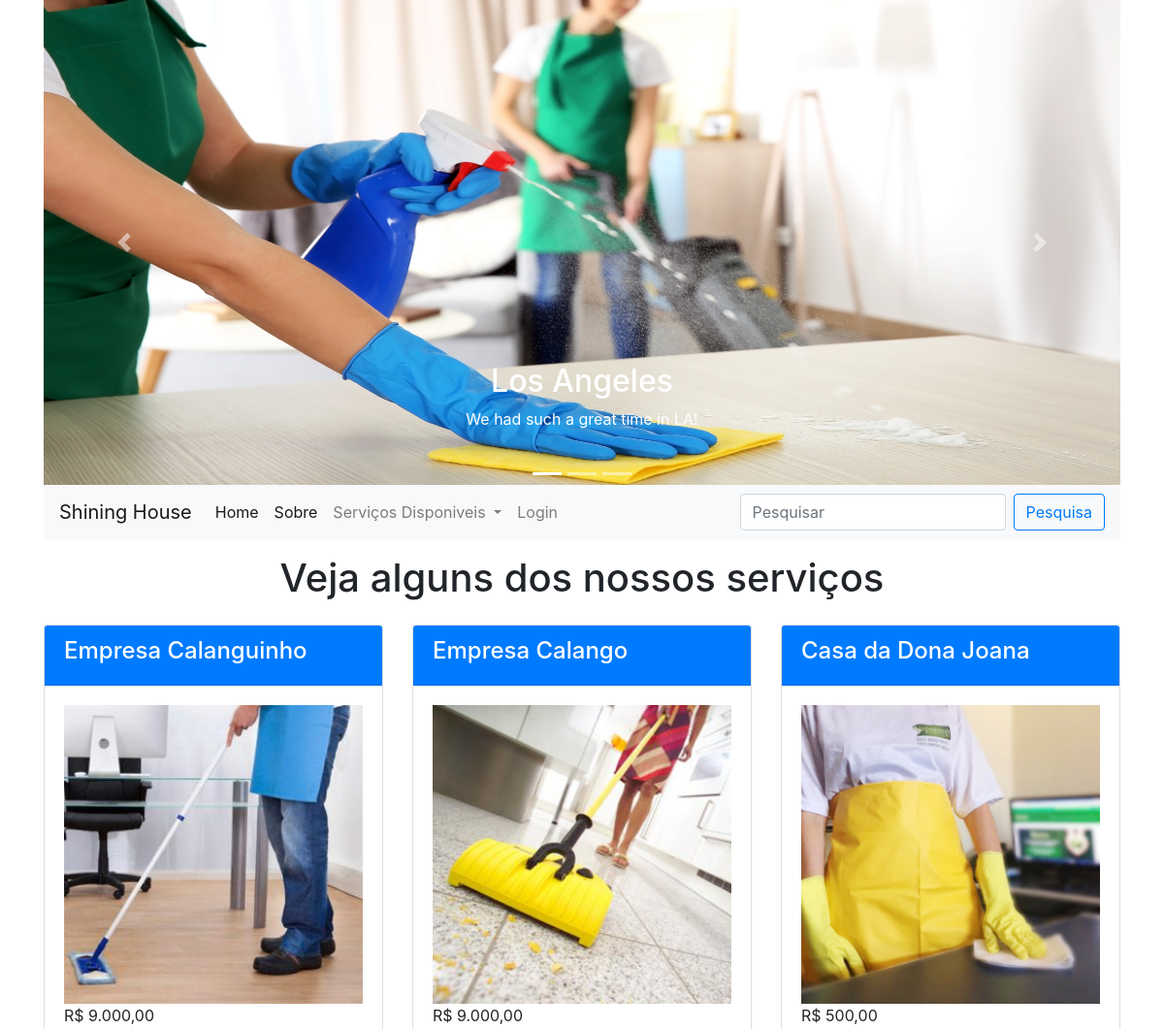
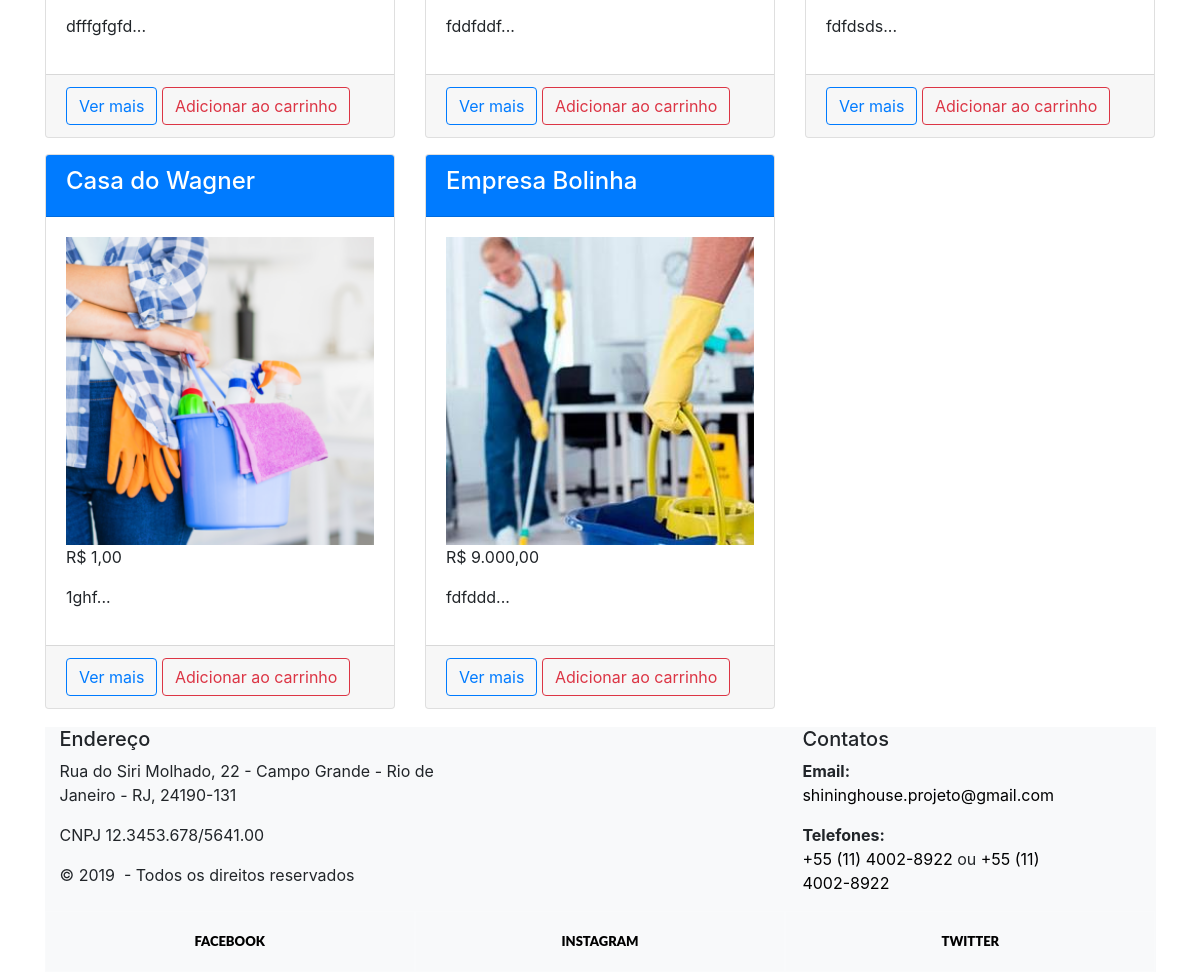
The page / on the database its author committed (2 pictures, top to bottom).
### tables this page shows
CREATE TABLE `produto` (
  `idproduto` int(11) NOT NULL,
  `titulo` varchar(50) NOT NULL,
  `descricao` longtext NOT NULL,
  `preco` float NOT NULL,
  `totalavaliacao` int(11) NOT NULL,
  `somaavaliacao` int(11) NOT NULL,
  `imagem` varchar(50) NOT NULL,
  `categoria` varchar(30) NOT NULL
);

### index.php (the view, shortened to what this page needs)
<?php
  include "anterior.php";
?>
<h1 class="text-center mt-3">Veja alguns dos nossos serviços</h1>
<div class="row">
  <?php
    include "banco.php";
    $query = "select * from produto order by rand() limit 12";
    $exec = mysqli_query($con, $query);
    while($p = mysqli_fetch_array($exec)){
      $titulo = $p['titulo'];
      $iproduto = $p['idproduto'];
      $preco = $p['preco'];
      $preco = number_format($preco, 2,',','.');
      $imagem = $p['imagem'];
      $descricao = $p['descricao'];
      $descricao = substr($descricao,0,50);
      echo "
       <div class='col-xs-12 col-md-6 col-lg-4 mt-3'>
           <div class='card'>
               <div class='card-header bg-primary text-white'>
               <h4>$titulo</h4>
           </div>
           <div class='card-body'>
               <img src='produtos/$imagem' style='width:100%' />
               <p>R$ $preco </p>
               <p>$descricao...</p>
           </div>
           <div class='card-footer'>
               <a href='produto.php?id=$iproduto' class='btn btn-outline-primary'>
               Ver mais
               </a>
               <a href='carrinho.php?id=$iproduto' class='btn btn-outline-danger'>
               Adicionar ao carrinho
               </a>
            </div>
          </div>
       </div>
      ";
    }
  ?>
<?php
  include "posterior.php";
?>

### anterior.php (shortened to what this page needs)
<!doctype html>
<html lang="pt-br">
<head>
  <link rel="stylesheet" href="https://stackpath.bootstrapcdn.com/bootstrap/4.1.3/css/bootstrap.min.css">
  <link rel="stylesheet" href="https://maxcdn.bootstrapcdn.com/bootstrap/4.3.1/css/bootstrap.min.css">
</head>
<body>
  <div class="container">
    <header>
      <div id="demo" class="carousel slide" data-ride="carousel">
        <ul class="carousel-indicators">
          <li data-target="#demo" data-slide-to="0" class="active"></li>
          <li data-target="#demo" data-slide-to="1"></li>
          <li data-target="#demo" data-slide-to="2"></li>
        </ul>
        <div class="carousel-inner">
          <div class="carousel-item active">
            <img src="imagem/n11.jpg" alt="Los Angeles" width="1200" height="500">
            <div class="carousel-caption">
              <h2>Los Angeles</h2>
              <p>We had such a great time in LA!</p>
            </div>
          </div>
        </div>
        <a class="carousel-control-prev" href="#demo" data-slide="prev">
          <span class="carousel-control-prev-icon"></span>
        </a>
        <a class="carousel-control-next" href="#demo" data-slide="next">
          <span class="carousel-control-next-icon"></span>
        </a>
      </div>
    </header>
    <nav>
      <?php
      include "menu.php";
      ?>
    </nav>
    <section>

### menu.php (shortened to what this page needs)
<nav class="navbar navbar-expand-lg navbar-light bg-light">
  <a class="navbar-brand" href="#">Shining House</a>
  <div class="collapse navbar-collapse" id="navbarSupportedContent">
    <ul class="navbar-nav mr-auto">
      <li class="nav-item active">
        <a class="nav-link" href="index.php">Home <span class="sr-only">(current)</span></a>
      </li>
      <li class="nav-item active">
        <a class="nav-link" href="sobre.php">Sobre <span class="sr-only">(current)</span></a>
      </li>
      <li class="nav-item dropdown">
        <a class="nav-link dropdown-toggle" href="#" id="navbarDropdown" role="button" data-toggle="dropdown" aria-haspopup="true" aria-expanded="false">
          Serviços Disponiveis
        </a>
        <?php
        if (empty($_COOKIE['nivel'])) {
          ?>
      <li class="nav-item">
        <a href="#" data-toggle="modal" data-target="#exampleModal" class="nav-link">Login</a>
      </li>
    <?php } ?>
    </ul>
    <form class="form-inline my-2 my-lg-0" action="pesquisa.php" method="get">
      <input class="form-control mr-sm-2" type="search" placeholder="Pesquisar" aria-label="Search" name="q">
      <button class="btn btn-outline-primary my-2 my-sm-0" type="submit">Pesquisa</button>
    </form>
  </div>
</nav>

### posterior.php (shortened to what this page needs)
</section>
        </div>
        </body>
        </html>
        <footer>
        <nav>
      <?php
      include "rodape.php";
      ?>
    </nav>
        </footer>

### rodape.php (shortened to what this page needs)
<div class="rodape">
  <footer class="section footer-classic context-light bg-light" style="background: #2d3246;">
    <div class="container">
      <div class="row row-30">
        <div class="col-md-4 col-xl-5">
          <div class="pr-xl-4"><a class="brand"></a>
            <h5>Endereço</h5>
            <p>Rua do Siri Molhado, 22 - Campo Grande - Rio de Janeiro - RJ, 24190-131</p>
            <p>CNPJ 12.3453.678/5641.00 </p>
            <p class="rights"><span>© </span><span class="copyright-year">2019</span><span> </span> - <span>Todos os direitos reservados</span><span> </span></p>
          </div>
        </div>
        <div class="col-md-3">
          <h5>Contatos</h5>
          <dl class="contact-list">
            <dt>Email:</dt>
            <dd><a href="mailto:#">shininghouse.projeto@gmail.com</a></dd>
          </dl>
          <dl class="contact-list">
            <dt>Telefones:</dt>
            <dd><a href="tel:#">+55 (11) 4002-8922</a> <span>ou</span> <a href="tel:#">+55 (11) 4002-8922</a>
            </dd>
          </dl>
        </div>
      </div>
    </div>
    <div class="row no-gutters social-container">
      <div class="col"><a class="social-inner" href="https://pt-br.facebook.com" target="_blank"><span class="icon mdi mdi-facebook"></span><span>Facebook</span></a></div>
      <div class="col"><a class="social-inner" href="#"><span class="icon mdi mdi-instagram" target="_blank"></span><span>instagram</span></a></div>
      <div class="col"><a class="social-inner" href="https://twitter.com/login?lang=pt" target="_blank"><span class="icon mdi mdi-twitter"></span><span>twitter</span></a></div>
    </div>
  </footer>
</div>

### rodape.php (style rules this page uses)
.rodape { width: 1111px; left: 156px; margin: 18px auto 0 auto; height: 50px; }
.context-dark, .bg-gray-dark, .bg-primary { color: rgba(255, 255, 255, 0.8); }
.col-md-3 { left: 280px; }
.footer-classic a, .footer-classic a:focus, .footer-classic a:active { color: #000000; }
ul, ol { list-style: none; padding: 0; margin: 0; }
.social-inner { display: flex; flex-direction: column; align-items: center; width: 100%; padding: 23px; font: 900 13px/1 "Lato", -apple-system, BlinkMacSystemFont, "Segoe UI", Roboto, "Helvetica Neue", Arial, sans-serif; text-transform: uppercase; color: rgba(255, 255, 255, 0.5); }
.social-container .col { border: 1px solid rgba(255, 255, 255, 0.1); }

### rows shown on the page
produto: titulo "Empresa Calanguinho", imagem (picture), preco "9.000,00", descricao "dfffgfgfd"
produto: titulo "Empresa Calango", imagem (picture), preco "9.000,00", descricao "fddfddf"
produto: titulo "Casa da Dona Joana", imagem (picture), preco "500,00", descricao "fdfdsds"
produto: titulo "Casa do Wagner", imagem (picture), preco "1,00", descricao "1ghf"
produto: titulo "Empresa Bolinha", imagem (picture), preco "9.000,00", descricao "fdfddd"
